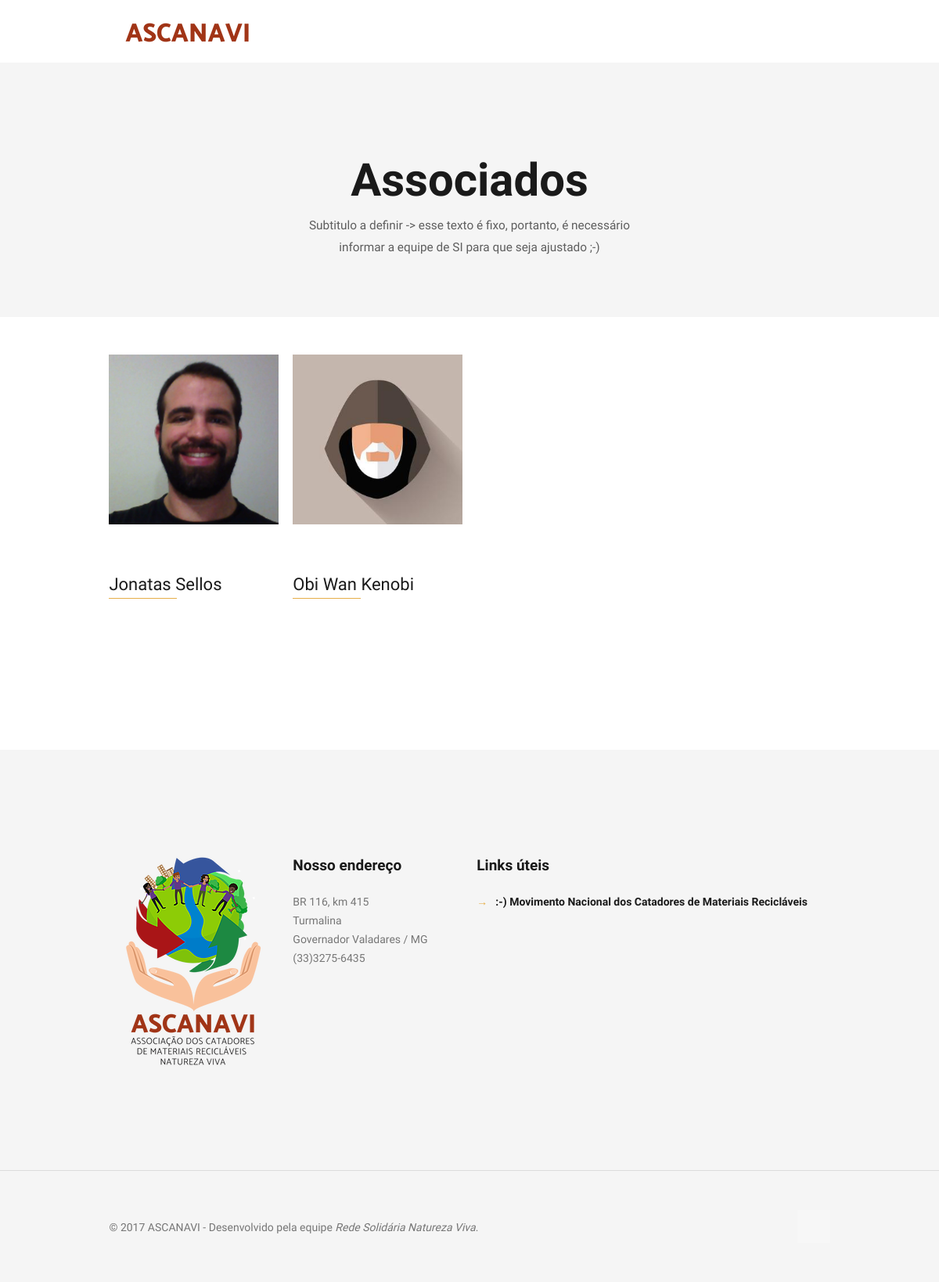
Page /associados on the earlier database version.
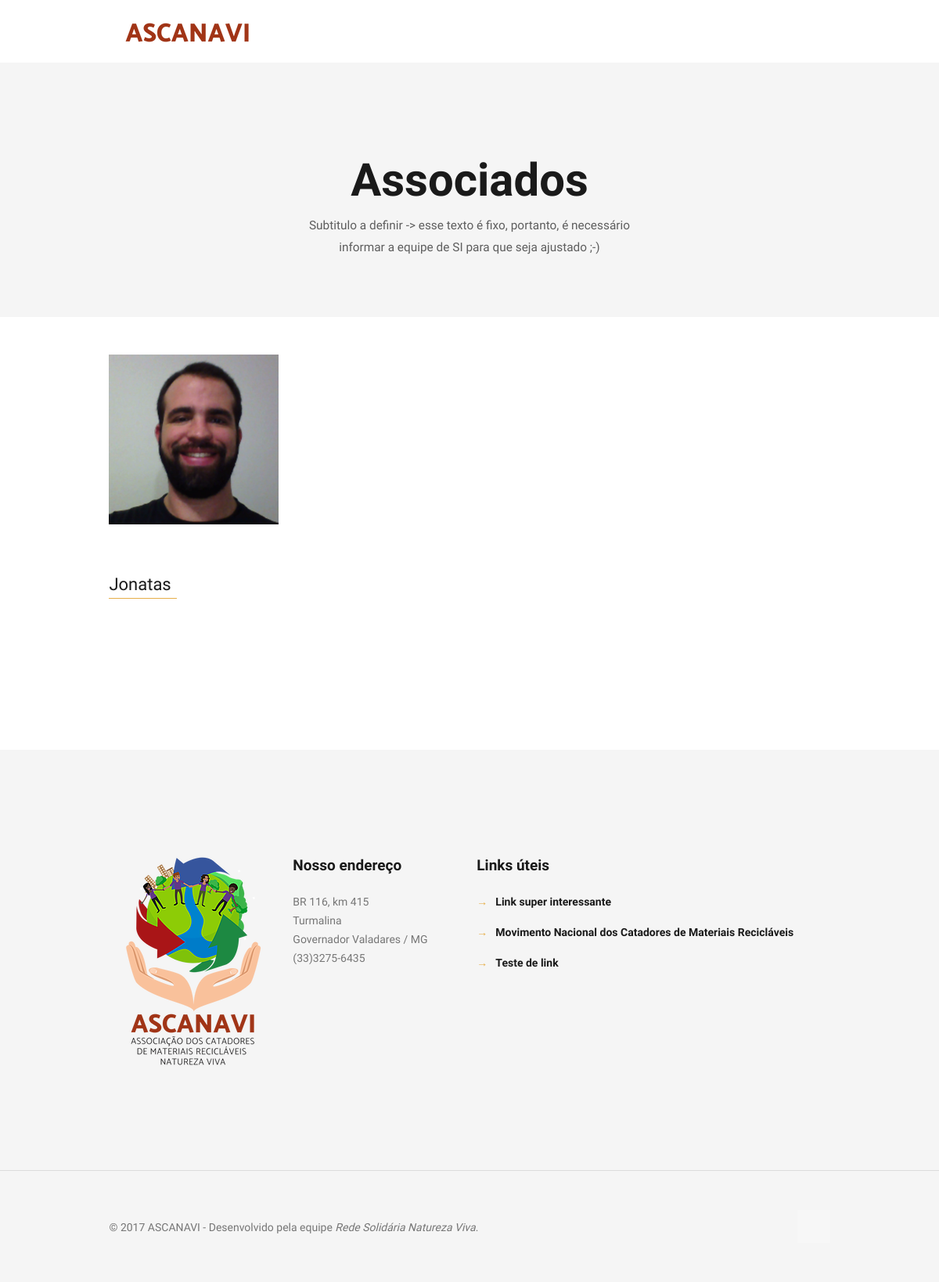
Same page on the later database version.
### core/models.py (models this page shows, shortened)
class Associado(models.Model):
    nome   = models.CharField(max_length=50)
    imagem = ResizedImageField(size=[300,300], upload_to='associados', verbose_name='foto')

class LinkUtil(models.Model):
    link       = models.URLField()
    descricao  = models.CharField(verbose_name='descrição', max_length=100)
    class Meta:
        verbose_name        = 'link útil'
        verbose_name_plural = 'links úteis'

### core/views.py (the view)
# urls.py: url(r'^associados$', associados, name='associados'),
def associados(request):
    itens   = Associado.objects.order_by('nome')
    contato = Contato.objects.latest('id')
    links   = LinkUtil.objects.order_by('descricao')
    context = {'itens': itens,
               'contato': contato,
               'links': links}
    return render(request, 'associados.html', context)

### core/context_processors.py (called while the page is built)
def contato(request):
    from core.models import Contato
    try:
        contato = Contato.objects.latest('id')
    except Contato.DoesNotExist:
        contato = None
    return {
        'contato': contato,
    }

### templates/associados.html (shortened to what this page needs)
{% load static %}
<!DOCTYPE html>
<html class="no-js">
<head>
    <link rel='stylesheet' href="{% static 'core/css/global.css' %}">
    <link rel='stylesheet' href="{% static 'core/css/structure.css' %}">
    <link rel='stylesheet' href="{% static 'core/css/home.css' %}">
    <link rel='stylesheet' href="{% static 'core/css/custom.css' %}">
</head>
<body class="color-custom style-simple layout-full-width nice-scroll-on button-flat if-zoom if-border-hide no-content-padding hide-love header-classic minimalist-header-no sticky-header sticky-tb-color ab-hide subheader-both-center menu-link-color menuo-no-borders menuo-right mobile-tb-left mobile-side-slide mobile-mini-mr-lc mobile-header-mini mobile-sticky">
    <div id="Wrapper">
        {% include 'header.html' %}
        <div id="Content">
            <div class="content_wrapper clearfix">
                <div class="sections_group">
                    <div class="entry-content">
                        <div class="section mcb-section" style="padding-top:120px; padding-bottom:20px; background-color:#f5f5f5; background-image:url{% static 'core/images/home_home_sectionbg2.png' %}); background-repeat:no-repeat; background-position:center top;">
                            <div class="section_wrapper mcb-section-inner">
                                <div class="wrap mcb-wrap one  valign-top clearfix">
                                    <div class="mcb-wrap-inner">
                                        <div class="column mcb-column one-fourth column_placeholder">
                                            <div class="placeholder">
                                            </div>
                                        </div>
                                        <div class="column mcb-column one-second column_column ">
                                            <div class="column_attr clearfix align_center">
                                                <h2>Associados</h2>
                                                <p class="big">
                                                    Subtitulo a definir -> esse texto é fixo, portanto, é necessário informar a equipe de SI para que seja ajustado ;-)
                                                </p>
                                            </div>
                                        </div>
                                    </div>
                                </div>
                            </div>
                        </div>
                        <div class="section mcb-section" style="/*padding-top:140px;*/ padding-bottom:90px;">
                            <div class="section_wrapper mcb-section-inner">
                                {% for i in itens %}
                                    <div class="column one-fourth column_our_team">
                                        <div class="team team_list">
                                            <div class="image_frame no_link scale-with-grid">
                                                <div class="image_wrapper"><img class="scale-with-grid" src="{{ i.imagem.url }}" alt="{{ i.nome }}">
                                                </div>
                                            </div>
                                            <div class="desc_wrapper">
                                                <h4>{{ i.nome }}</h4>
                                                <hr class="hr_color">
                                            </div>
                                        </div>
                                    </div>
                                    {% empty %}
                                    <h1>Nenhum registro encontrado...</h1>
                                {% endfor %}
                            </div>
                        </div>
                    </div>
                </div>
            </div>
        </div>
        {% include 'footer.html' %}
    </div>
</body>
</html>

### templates/header.html (shortened to what this page needs)
{% load static %}
<div id="Header_wrapper">
            <header id="Header">
                <div id="Top_bar">
                    <div class="container">
                        <div class="column one">
                            <div class="top_bar_left clearfix">
                                <div class="logo">
                                    <a id="logo" href="{% url 'index' %}" title="ASCANAVI"><img class="logo-main scale-with-grid" src="{% static 'core/images/home.png' %}" alt="Início" />
                                    </a>
                                </div>
                                <div class="menu_wrapper">
                                    <a class="responsive-menu-toggle" href="#"><i class="icon-menu-fine"></i></a>
                                </div>
                            </div>
                        </div>
                    </div>
                </div>
            </header>
        </div>

### templates/footer.html (shortened to what this page needs)
{% load static %}
<footer id="Footer" class="clearfix">
            <div class="widgets_wrapper" style="padding:120px 0 110px;">
                <div class="container">
                    <div class="column one-fourth">
                        <aside class="widget widget_text">
                            <div class="textwidget" align="center">
                                <img src="{% static 'core/images/ascanavi-logo.png' %}" alt="Logo da ASCANAVI">
                            </div>
                        </aside>
                    </div>
                    <div class="column one-fourth">
                        <aside class="widget widget_text">
                            <div class="textwidget">
                                <div style="padding-right: 15%;">
                                    <h5>Nosso endereço</h5>
                                    <hr class="no_line" style="margin: 0 auto 5px;" />
                                    <p>
                                        BR 116, km 415
                                        <br> Turmalina
                                        <br> Governador Valadares / MG
                                        <br> (33)3275-6435
                                    </p>
                                    <hr class="no_line" style="margin: 0 auto 10px;" />
                                    {% if contato %}
                                    <p style="font-size: 18px; line-height: 18px; letter-spacing: 10px;">
                                        <a style="color: #b5b5b5;" href="{{ contato.facebook }}" target="_blank"><i class="icon-facebook"></i></a>
                                    </p>
                                    {% endif %}
                                </div>
                            </div>
                        </aside>
                    </div>
                    <div class="column one-second">
                        <aside class="widget widget_text">
                            <div class="textwidget">
                                    <h5>Links úteis</h5>
                                    <hr class="no_line" style="margin: 0 auto 5px;" />
                                    <ul style="font-weight: 700;">
                                        {% for l in links %}
                                            <li style="margin-bottom: 15px;">
                                                <span style="color: #e6ae48; margin-right: 10px;">&rarr;</span><a href="{{ l.link }}" target="_blank">{{ l.descricao }}</a>
                                            </li>
                                        {% endfor %}
                                </ul>
                            </div>
                        </aside>
                    </div>
                </div>
            </div>
            <div class="footer_copy">
                <div class="container">
                    <div class="column one">
                        <a id="back_to_top" class="button button_left button_js" href="#"><span class="button_icon"><i class="icon-up-open-big"></i></span></a>
                        <div class="copyright">
                            &copy; {% now 'Y' %} ASCANAVI - Desenvolvido pela equipe <em>Rede Solidária Natureza Viva</em>.
                        </div>
                    </div>
                </div>
            </div>
        </footer>

### core/static/core/css/home.css (style rules this page uses)
@media only screen and (max-width: 1239px) { #Top_bar a.responsive-menu-toggle { display: block } }
#Header_wrapper, #Intro { background-color: #000119; }
#Footer { background-color: #f5f5f5; }
body, ul.timeline_items, .icon_box a .desc, .icon_box a:hover .desc, .feature_list ul li a, .list_item a, .list_item a:hover, .widget_recent_entries ul li a, .flat_box a, .flat_box a:hover, .story_box .desc, .content_slider.carouselul li a .title, .content_slider.flat.description ul li .desc, .content_slider.flat.description ul li a .desc, .post-nav.minimal a i { color: #5e5e5e; }
a { color: #e6ae48; }
h2, h2 a, h2 a:hover { color: #1a1a1a; }
h4, h4 a, h4 a:hover, .style-simple .sliding_box .desc_wrapper h4 { color: #1a1a1a; }
h5, h5 a, h5 a:hover { color: #1a1a1a; }
a.button, a.tp-button { background-color: #f7f7f7; color: #747474; }
.hr_color, .hr_color hr, .hr_dots span { color: #e6ae48; background: #e6ae48; }
#Header .top_bar_left, .header-classic #Top_bar, .header-plain #Top_bar, .header-stack #Top_bar, .header-split #Top_bar, .header-fixed #Top_bar, .header-below #Top_bar, #Header_creative, #Top_bar #menu, .sticky-tb-color #Top_bar.is-sticky { background-color: #fff; }
#Top_bar .responsive-menu-toggle, #Header_creative .creative-menu-toggle, #Header_creative .responsive-menu-toggle { color: #1a1a1a; background: transparent; }
#Footer, #Footer .widget_recent_entries ul li a { color: #767676; }
#Footer a { color: #1a1a1a; }
#Footer h1, #Footer h1 a, #Footer h1 a:hover, #Footer h2, #Footer h2 a, #Footer h2 a:hover, #Footer h3, #Footer h3 a, #Footer h3 a:hover, #Footer h4, #Footer h4 a, #Footer h4 a:hover, #Footer h5, #Footer h5 a, #Footer h5 a:hover, #Footer h6, #Footer h6 a, #Footer h6 a:hover { color: #1a1a1a; }
.image_frame { border-color: #f8f8f8; }
html { background-color: #fff; }
#Wrapper, #Content { background-color: #fff; }
body, button, span.date_label, .timeline_items li h3 span, input[type="submit"], input[type="reset"], input[type="button"], input[type="text"], input[type="password"], input[type="tel"], input[type="email"], textarea, select, .offer_li .title h3 { font-family: "Nunito Sans", Arial, Tahoma, sans-serif; }
h1, h2, h3, h4, .text-logo #logo { font-family: "Nunito Sans", Arial, Tahoma, sans-serif; }
h5, h6 { font-family: "Nunito Sans", Arial, Tahoma, sans-serif; }
body { font-size: 14px; line-height: 24px; font-weight: 400; letter-spacing: 0px; }
h2 { font-size: 58px; line-height: 60px; font-weight: 700; letter-spacing: 0px; }
h4 { font-size: 22px; line-height: 28px; font-weight: 400; letter-spacing: 0px; }
h5 { font-size: 19px; line-height: 26px; font-weight: 800; letter-spacing: 0px; }
#Top_bar #logo, .header-fixed #Top_bar #logo, .header-plain #Top_bar #logo, .header-transparent #Top_bar #logo { height: 60px; line-height: 60px; padding: 10px 0; }
#Footer .footer_copy { border-top: 1px solid rgba(0, 0, 0, 0.1); }
#Footer .footer_copy .one { margin-bottom: 50px; padding-top: 60px; }

Differences in the rows shown:
removed Associado: imagem (picture), nome "Jonatas Sellos"
removed Associado: imagem (picture), nome "Obi Wan Kenobi"
added Associado: imagem (picture), nome "Jonatas"
added LinkUtil: descricao "Link super interessante"
changed LinkUtil: descricao ":-) Movimento Nacional dos Catadores de Materiais Recicláveis" → "Movimento Nacional dos Catadores de Materiais Recicláveis"
added LinkUtil: descricao "Teste de link"
